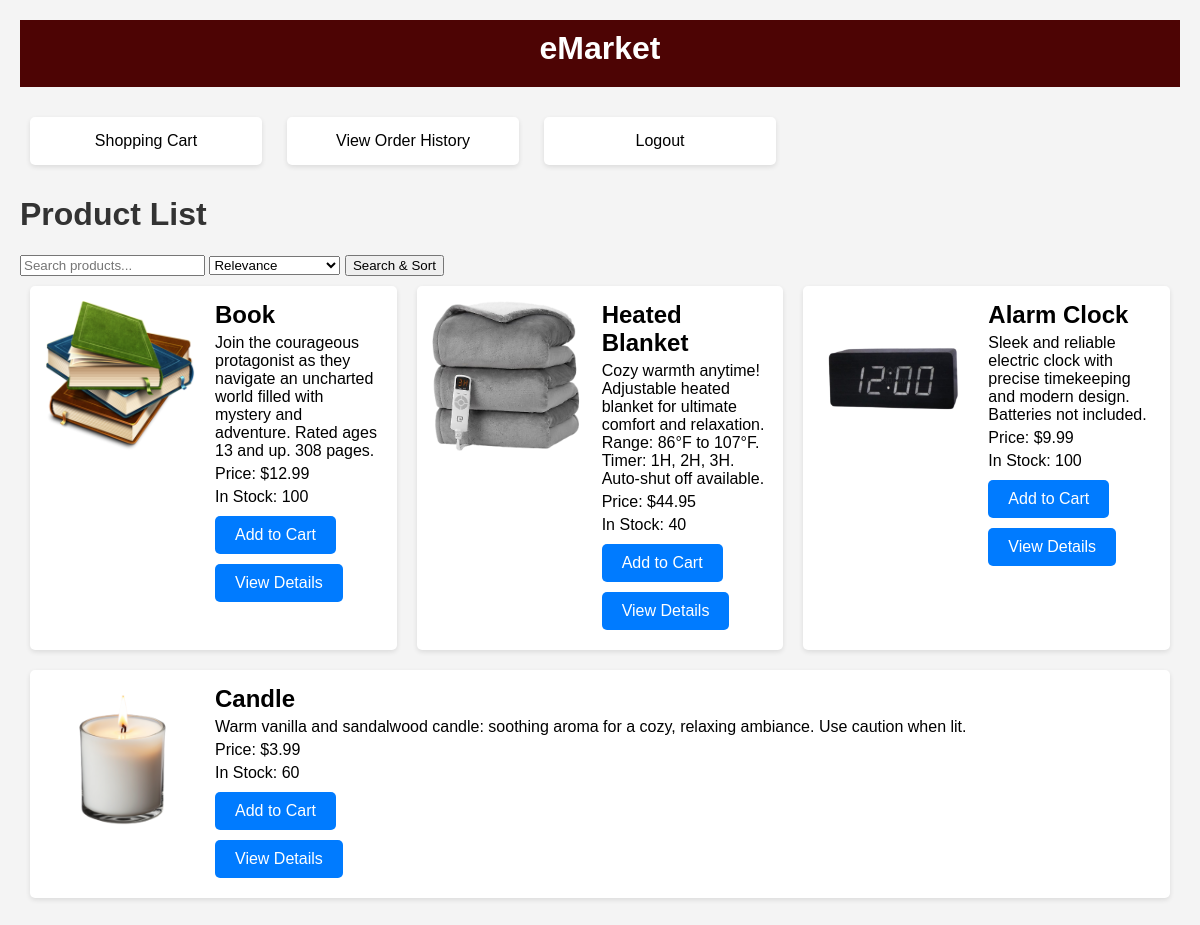
/product_list/, run on an earlier commit of the app's database.
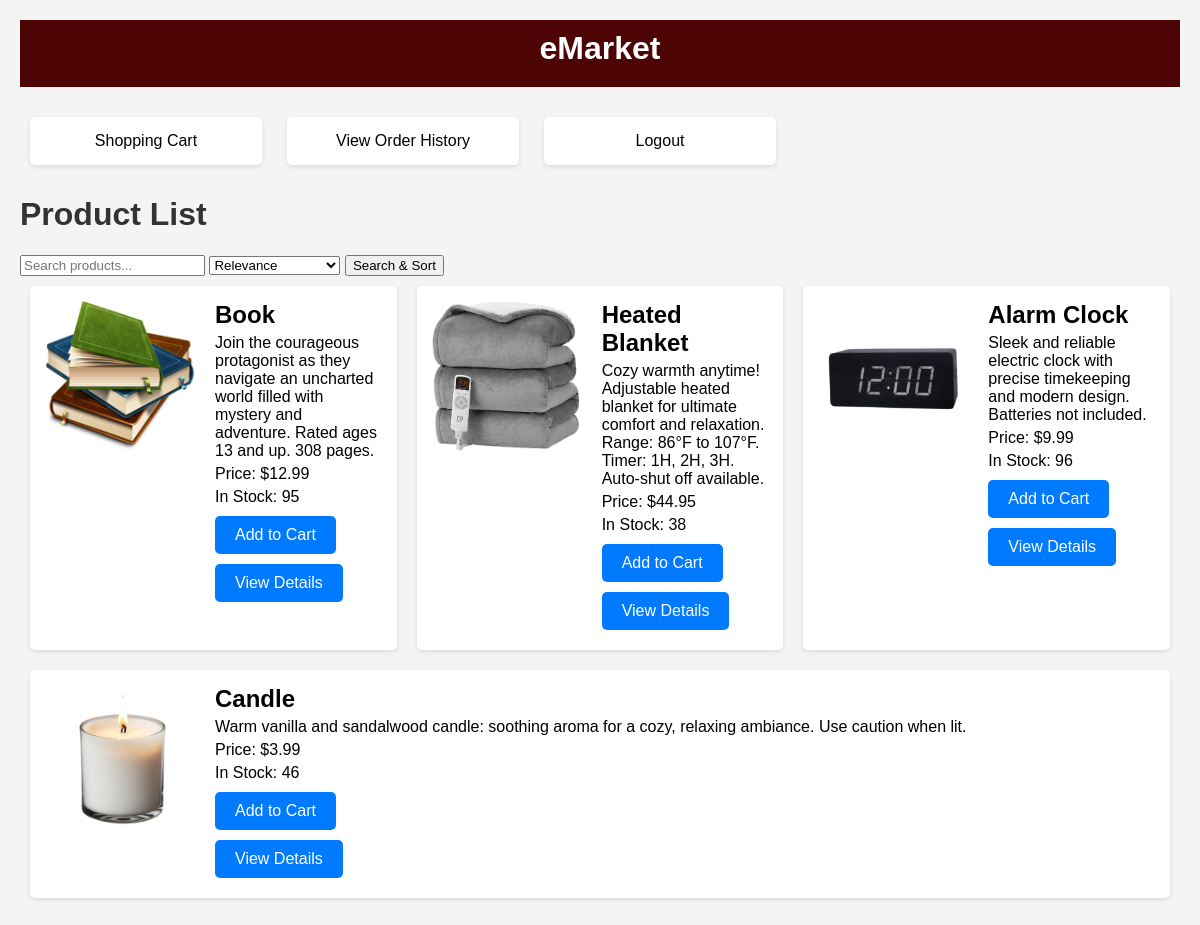
And on a later commit of the database.
### app/models.py (models this page shows, shortened)
class Product(models.Model):
    name = models.CharField(max_length=100)
    price = models.DecimalField(decimal_places=2, max_digits=10,default=0, validators=[MinValueValidator(0, message='Please enter a valid price.')],) # type: ignore
    description = models.CharField(max_length=250, default="")
    stock = models.PositiveIntegerField(default=1)
    date_created = models.DateTimeField(null=True,auto_now_add=True)
    seller = models.ForeignKey(User, on_delete=models.CASCADE, null=True, limit_choices_to={'user_type': 'seller'}, related_name='products')
    image = models.ImageField(default="default.jpeg", upload_to="media/", blank=True)
    pending = models.BooleanField(default=True)

### app/views.py (the view, shortened to what this page needs)
# urls.py: path('product_list/', views.product_list, name='product_list'),
def product_list(request):
    form = ProductSearchForm(request.GET or None)
    products = list(Product.objects.filter(pending=False))  # Convert queryset to list for sorting
    return render(request, 'app/product_list.html', {'form': form, 'products': products})

### app/forms.py
class ProductSearchForm(forms.Form):
    search_query = forms.CharField(
        required=False,
        widget=forms.TextInput(attrs={'placeholder': 'Search products...'}),
        label=''
    )
    SORT_CHOICES = [
        ('rel', 'Relevance'),
        ('price_asc', 'Price: Low to High'),
        ('price_desc', 'Price: High to Low'),
        ('name_asc', 'Name: A to Z'),
        ('name_desc', 'Name: Z to A')
    ]
    sort = forms.ChoiceField(
        choices=SORT_CHOICES,
        required=False
    )

### app/templates/app/product_list.html (shortened to what this page needs)
<!DOCTYPE html>
<html lang="en">
<head>
  {% load static %}
  <link rel="stylesheet" href="{% static 'app/product_list.css' %}">
</head>
<body>
  <header>
    <div class="project-name">eMarket</div>
  </header>
  <main>
    <nav>
      <ul>
        <li><a href="{% url 'shopping_cart' %}">Shopping Cart</a></li>
        <li><a href="{% url 'order_history' %}">View Order History</a></li>
        <li>
          <a href="#" onclick="document.getElementById('logout-form').submit(); return false;">Logout</a>
        </li>
      </ul>
    </nav>
    <h1>Product List</h1>
    <form method="GET" action="{% url 'product_list' %}" enctype=”multipart/form-data”>      {{ form.search_query }}
      {{ form.sort }}
      <button type="submit">Search & Sort</button>
    </form>
    <ul>
      {% for product in products %}
        <li>
          <div class="product-container">
            <img src="{{ product.image.url }}" class="product-image">
            <div class="product-info">
              <h2>{{ product.name }}</h2>
              <p>{{ product.description }}</p>
              <p>Price: ${{ product.price }}</p>
              <p>In Stock: {{ product.stock }}</p>
              <a href="{% url 'add_to_cart' product.id %}" class="button">Add to Cart</a></br>
              <a href="{% url 'product_detail' product.id %}" class="button view-details">View Details</a>
            </div>
          </div>
        </li>
      {% endfor %}
    </ul>
  </main>
</body>
</html>

### static/app/product_list.css (style rules this page uses)
body { font-family: Arial, sans-serif; margin: 0; padding: 20px; background-color: #f4f4f4; }
header { background: #4d0404; color: white; padding: 10px 20px; text-align: center; }
.project-name { font-size: 2em; font-weight: bold; margin-bottom: 10px; text-align: center; }
nav { text-align: center; align-items: center; flex: box; }
nav ul { list-style-type: none; padding: 0; margin: 0; }
nav ul li { display: inline; margin-right: 15px; max-width: 20%; }
nav a, nav button { color: black; text-decoration: none; background: none; border: none; cursor: pointer; font: inherit; }
main { margin-top: 20px; }
h1 { color: #333; }
main ul { list-style-type: none; padding: 0; margin: 0; display: flex; flex-wrap: wrap; }
li { background: white; margin: 10px; padding: 15px; border-radius: 5px; box-shadow: 0 2px 5px rgba(0,0,0,0.1); flex: 1 1 calc(33.333% - 20px); box-sizing: border-box; }
h2 { margin: 0; font-size: 1.5em; }
p { margin: 5px 0; }
.product-container { display: flex; align-items: flex-start; }
.product-image { max-width: 150px; margin-right: 20px; }
.product-info { flex: 1; }
.button { display: inline-block; padding: 10px 20px; margin: 5px 0; font-size: 1em; color: white; background-color: #007BFF; border: none; border-radius: 5px; text-align: center; text-decoration: none; cursor: pointer; transition: background-color 0.3s ease; }

What changed in the data, as far as the page shows it:
changed Product "Book": stock "100" → "95"
changed Product "Heated Blanket": stock "40" → "38"
changed Product "Alarm Clock": stock "100" → "96"
changed Product "Candle": stock "60" → "46"
